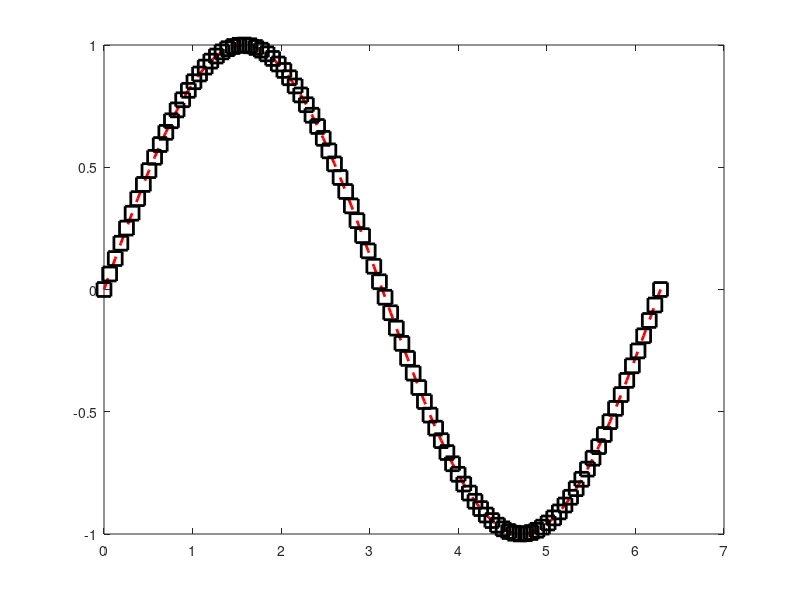

The MATLAB source for this figure: (Note: this script raises an error after producing the figure.)
clear all; clc;

mod(13,4); % 나머지 값을 반환
real(3+2i); % 2i는 허수, 3은 실수. 여기서 실수 부분을 출력해줌
imag(3+2i); % 허수부분의 값을 반환
%A ~=B % A와 B랑 다른가?

x = linspace(0,2*pi,100);
y=sin(x);
plot(x,y,'--rs','linewidth',2,... % ...을 해주면 줄이 너무 길어질 때 줄바꿈을 해줄 수 있음
'markeredgecolor','k',...
'markersize',10);

%------------inline function 사용-----------------------------------
f=inline('x^5 + 3*x - 1', 'x') % 식을 써주고, 마지막에 어떤 게 변수인지 알려줘야 함
f(2);

%-------function 만들기 (script 하나 더 만들어주기)------------------------
multiMAT(x);

%-------------eval fucntion 사용-----------------------------------
f = 'x^5 + 3*x -1';
x=2;
eval(f); % inline과의 차이점 : 식은 식대로 만들어주고, 변수의 값을 내가 따로 설정해줘야 함. inline은 그냥 변수값으로 바로바로 넣어줄 수 있다.

%--------주어진 조건을 만족하는 index 찾기 (find)-------------------------
x= [1 2 3 5 8];
y = [0 2 1  4 9];
find(x<=y)
length(find(x<=y)) % 이를 만족하는 x의 개수는 몇개?

%-------n차 다항식 구하기 (polyfit, ployval)--------------------------------
clear all; clc; close all;

x = [-1 1 3 5];
y = [2 -4 1 3];
p=polyfit(x,y, length(x)-1) %polyfit(x좌표, y좌표, 다항식 차수) / x,y를 지나는 다항식을 얻어줌
xx = linspace(-1,5,100);
yy=polyval(p,xx); % 어떠한 다항식의 값을 찾음
plot(x,y, 'ro', xx,yy,'k-')

%----------파일입출력 (fopen, fclose, fprintf)-------------------------------
clear all; clc; close all;

% fp 변수 / test.m이라는 FileOpen 열어주고, write할 거다.
fp = fopen('test.m','w');
% fp 파일에 1과 2라는 값을 %d에 입력
fprintf(fp, '%d %d \n', 1,2);
fprintf(fp, '%f %f \n', 3.5,4.5);
fprintf(fp, '%e %e \n', 100,1000);
fclose(fp); % fopen과 fclose는 세트다

a = load('test.m')


%------MATLAB으로 그래프 그리기 (plot, subplot,title...)------------------------
% clf : close figure : 지워준다
% close all : figure 창을 닫는다.
% figure(100) : 100값을 갖는 figure창을 띄운다.
% hold on : 여러개의 그림을 겹쳐서 그리고 싶을 때
% hold off
clear all; clc; close all;


x = [-1 1 3 5];
y = [2 -4 1 3];
p=polyfit(x,y, length(x)-1) 
xx = linspace(-1,5,100);
yy=polyval(p,xx); 
plot(yy,'k-') % 만약 xx값을 변수로 넣어주지 않으면, xx의 index값이 100이 x좌표로 들어간다.
hold on
plot(x,y, 'ro')

% example
clear all; clc; close all;
X = linspace(0,10,50);
Y1 = sin(X);
Y2 = cos(X);
Y3 = 1+sin(X);

figure(100);
subplot(1,3,1) % 1행 3열로 나눠서 첫번째 열에 그림 그리기
plot(X,Y1,'ro-')  % red, 동그라미, 실선
subplot(1,3,2) 
plot(X,Y2,'b*-')  
subplot(1,3,3) 
plot(X,Y3,'gd--')  

figure(200);
plot(X,Y1,'ko--') ; hold on;
plot(X,Y2,'r*:')  
plot(X,Y3,'gd-')  

% title 넣기
title('sin / cos graph')
xlabel('x value')
ylabel('y value')
legend('sin','cos') % 여러개 곡선이 있을 때 각각의 곡선의 제목 넣어줌
grid on %격자 그려줌 
axis([5 8 0 1]) % x는 5~8 까지, y는 0-1까지 보여줌




%---------axis 보정 (axis square, axis image, axis equal)----------------------------
clear all; clc; close all;

t = linspace(0,2*pi, 100);
x = 3*cos(t);
y = 2*sin(t);

subplot(1,3,1)
plot(x,y)
axis image % 원래 이미지 유지, box크기를 원래 이미지 크기로.. 이미지의 원 상태를 파악하는데 가장 유용

subplot(1,3,2)
plot(x,y)
axis equal % 원래 이미지 유지, box크기를 3:4:4 비율로 나타냄

subplot(1,3,3)
plot(x,y)
axis square % 원래 이미지를 변경하면서 box의 크기를 무조건 1:1:1 비율로 나타냄


%----------------------3차원 그래프 (plot3) ----------------------------
clear all; clc; close all;

t = 0:0.01:10;
tt = linspace(0,10,1001);

x = cos(3*t);
y = sin(3*t);
z = t.^2;
plot3(x,y,z,'k-')
